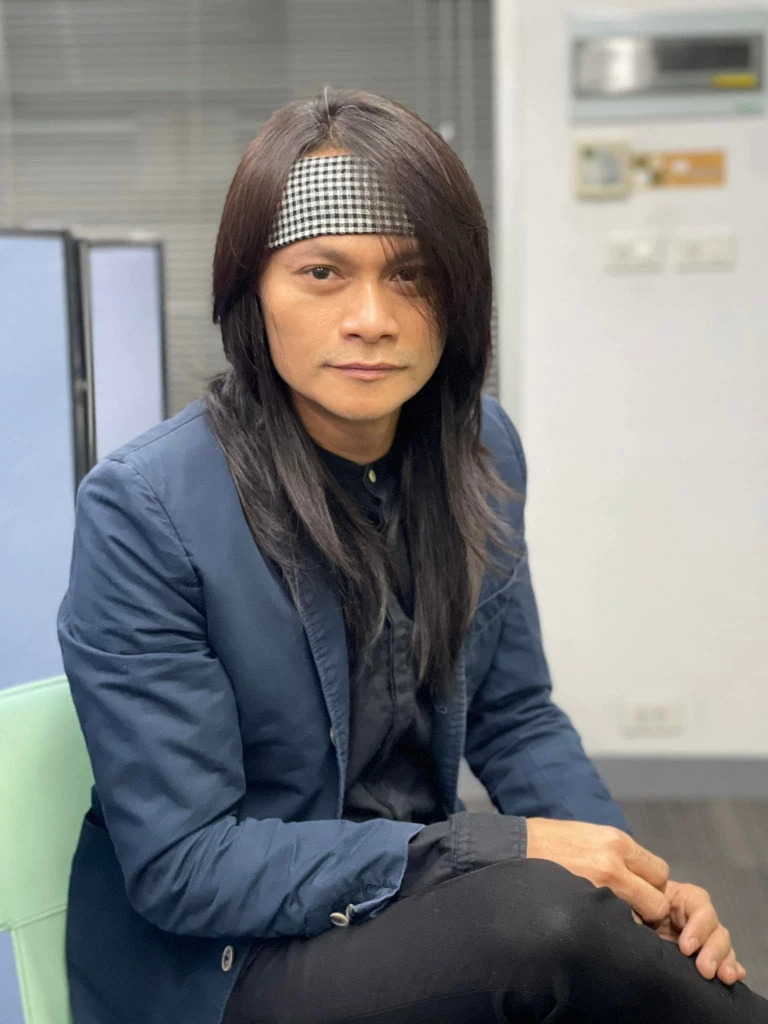
#> input picture images/peesaderd.jpg, 768 x 1024 px, found by its file name
$ python lab1-1-1.py
#> lines starting #> are read from the running program, lines starting #| are printed output that depends on the picture
import cv2
import matplotlib.pyplot as plt

# Read the image using OpenCV
image = cv2.imread(".images/peesaderd.jpg")
#> image is the input picture: shape (1024, 768, 3); mean B, G, R 127, 126.6, 125.8

# Extracting individual color channels
Xb = image[:, :, 0]  # Blue channel
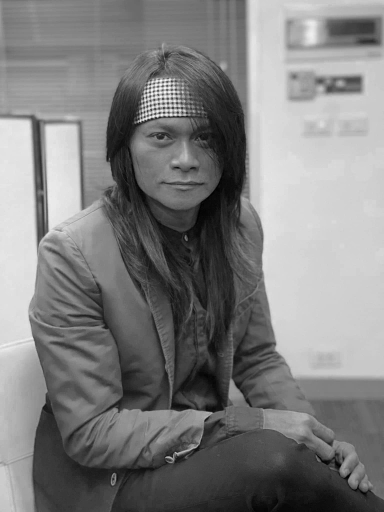
#> Xb: shape (1024, 768) (shown at 1/2 size); min 0, max 253, mean 127
Xg = image[:, :, 1]  # Green channel
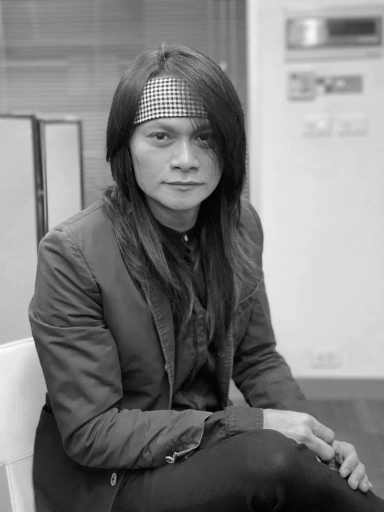
#> Xg: shape (1024, 768) (shown at 1/2 size); min 0, max 255, mean 126.6
Xr = image[:, :, 2]  # Red channel
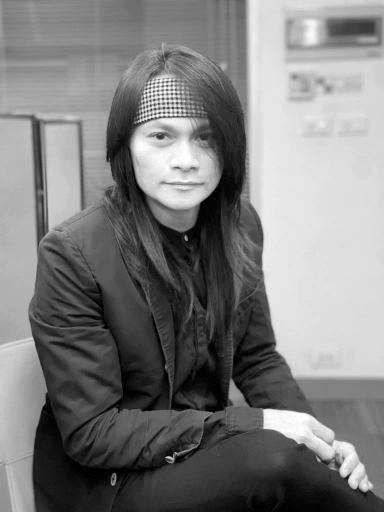
#> Xr: shape (1024, 768) (shown at 1/2 size); min 0, max 255, mean 125.8

W = image.copy()
W[:, :, 0] = Xr  # Set Blue channel to Red channel (Xr)
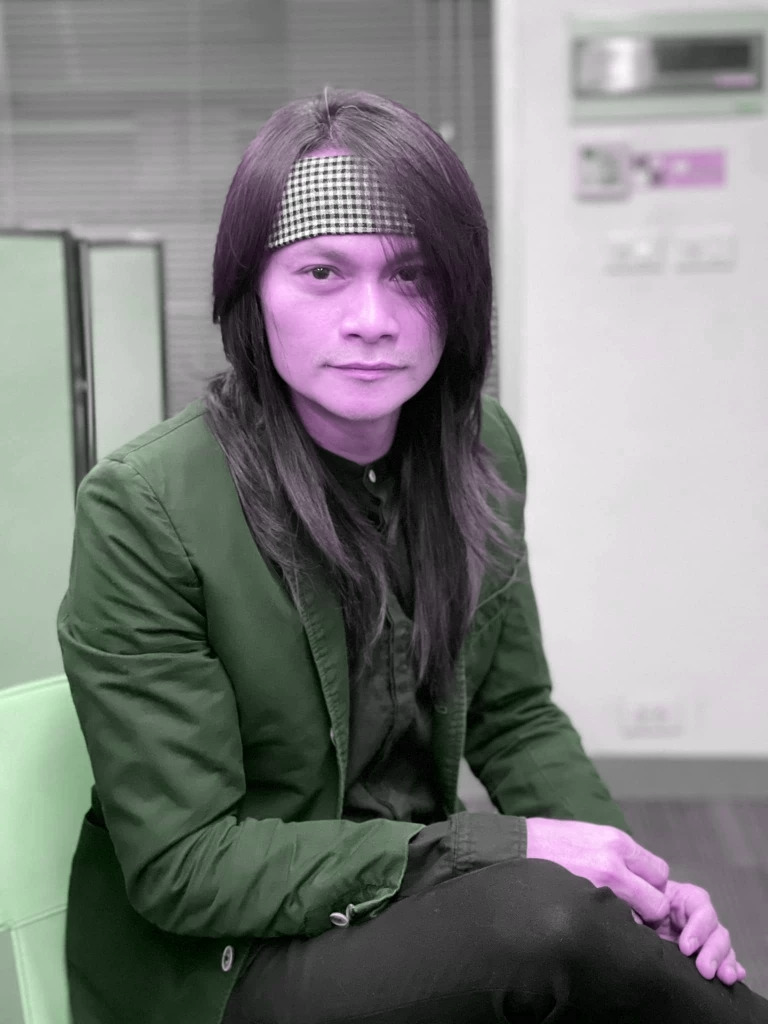
#> W: shape (1024, 768, 3); mean B, G, R 125.8, 126.6, 125.8
W[:, :, 1] = Xg  # Set Green channel to Green channel (Xg)
W[:, :, 2] = Xb  # Set Red channel to Blue channel (Xb)

# Create subplots to compare images
fig, axs = plt.subplots(2, 4, figsize=(6, 3))

axs[0,0].imshow(image)
axs[0,0].set_title("BGR",fontsize=8)
axs[0,0].axis("off")

axs[0,1].imshow(Xb,cmap='gray')
axs[0,1].set_title("B",fontsize=8)
axs[0,1].axis("off")

axs[0,2].imshow(Xg,cmap='gray')
axs[0,2].set_title("G",fontsize=8)
axs[0,2].axis("off")

axs[0,3].imshow(Xr,cmap='gray')
axs[0,3].set_title("R",fontsize=8)
axs[0,3].axis("off")

axs[1,0].imshow(W)
axs[1,0].set_title("RGB",fontsize=8)
axs[1,0].axis("off")

axs[1,1].imshow(W[:, :, 0],cmap='gray')
axs[1,1].set_title("R",fontsize=8)
axs[1,1].axis("off")

axs[1,2].imshow(W[:, :, 1],cmap='gray')
axs[1,2].set_title("G",fontsize=8)
axs[1,2].axis("off")

axs[1,3].imshow(W[:, :, 2],cmap='gray')
axs[1,3].set_title("B",fontsize=8)
axs[1,3].axis("off")

plt.show()

$ run again, with images/maithai.jpg copied over images/peesaderd.jpg
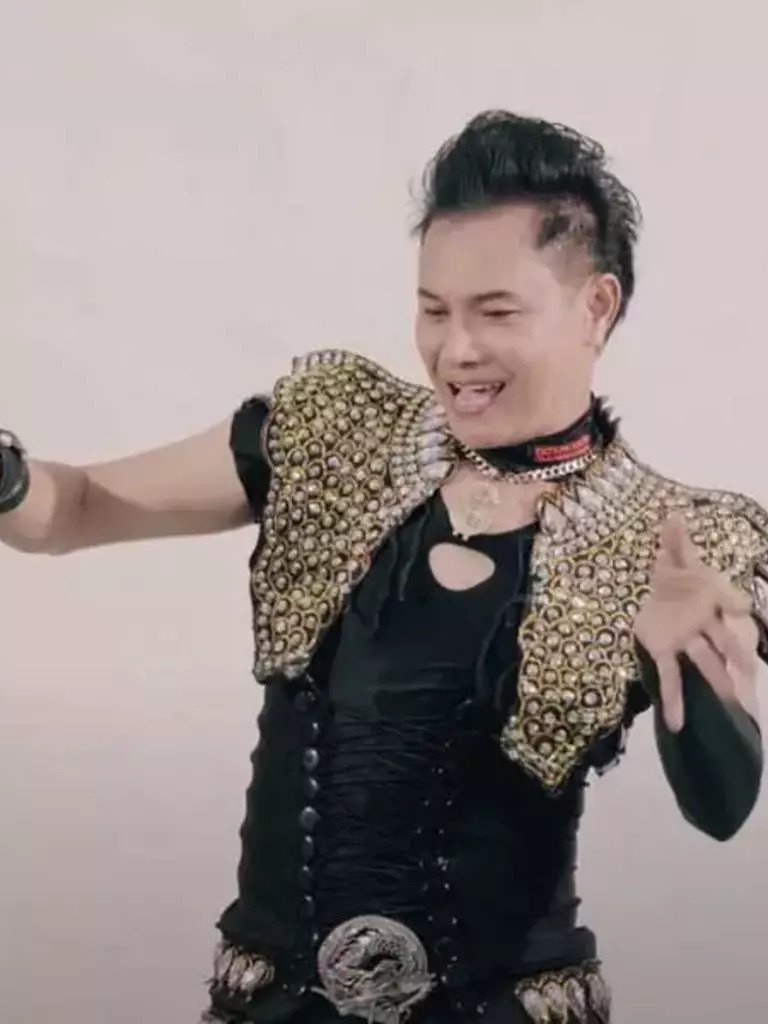
#> input picture images/maithai.jpg, 768 x 1024 px, found by its file name
#> image is the input picture: shape (1024, 768, 3); mean B, G, R 139.1, 141.1, 152.4
#> `Xr = image[:, :, 2]`:
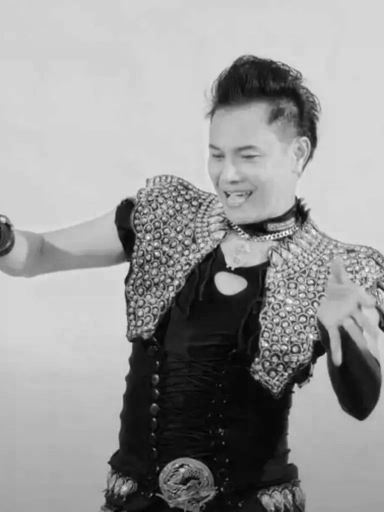
#> Xr: shape (1024, 768) (shown at 1/2 size); min 0, max 255, mean 152.4
#> `W[:, :, 0] = Xr`:
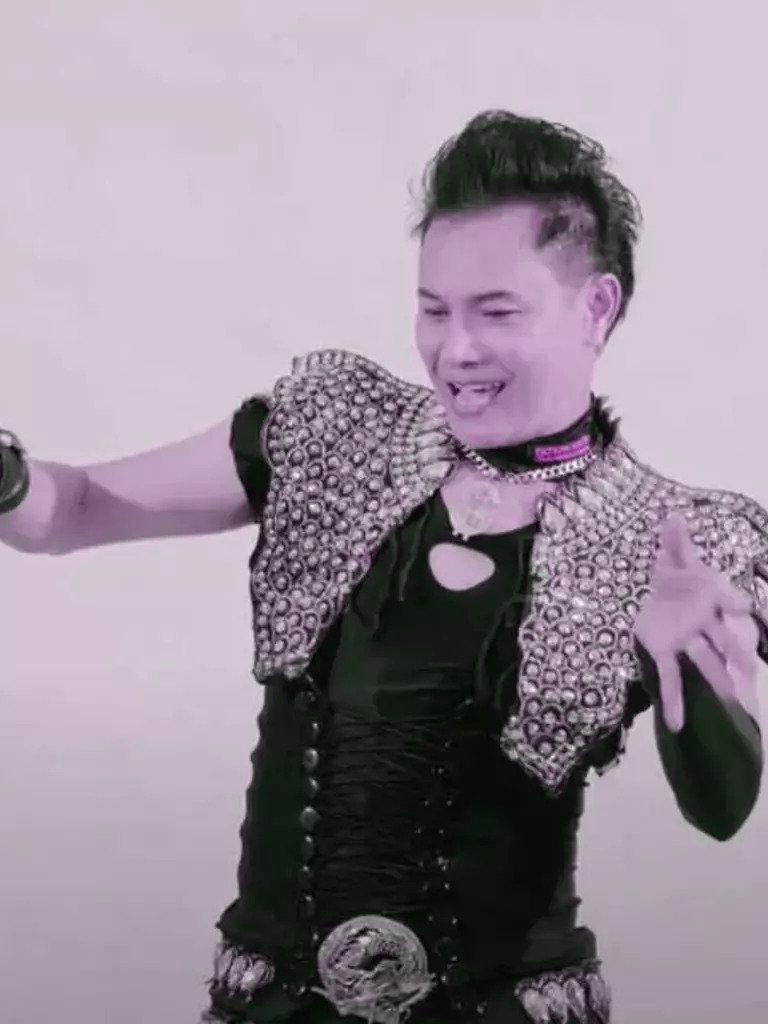
#> W: shape (1024, 768, 3); mean B, G, R 152.4, 141.1, 152.4

$ run again, with images/sun.jpg copied over images/peesaderd.jpg
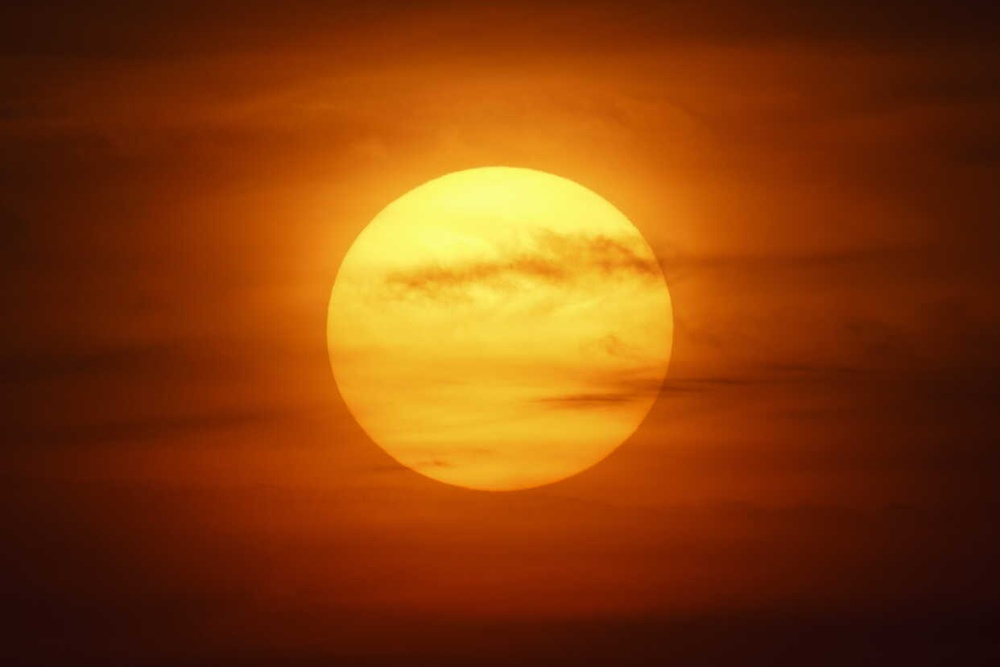
#> input picture images/sun.jpg, 1000 x 667 px, shrunk from 1242 x 828 before the run, found by its file name
#> image is the input picture: shape (667, 1000, 3); mean B, G, R 10.7, 61.7, 131.4
#> `Xr = image[:, :, 2]`:
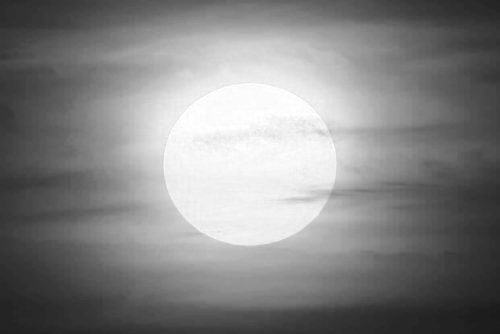
#> Xr: shape (667, 1000) (shown at 1/2 size); min 26, max 255, mean 131.4
#> `W[:, :, 0] = Xr`:
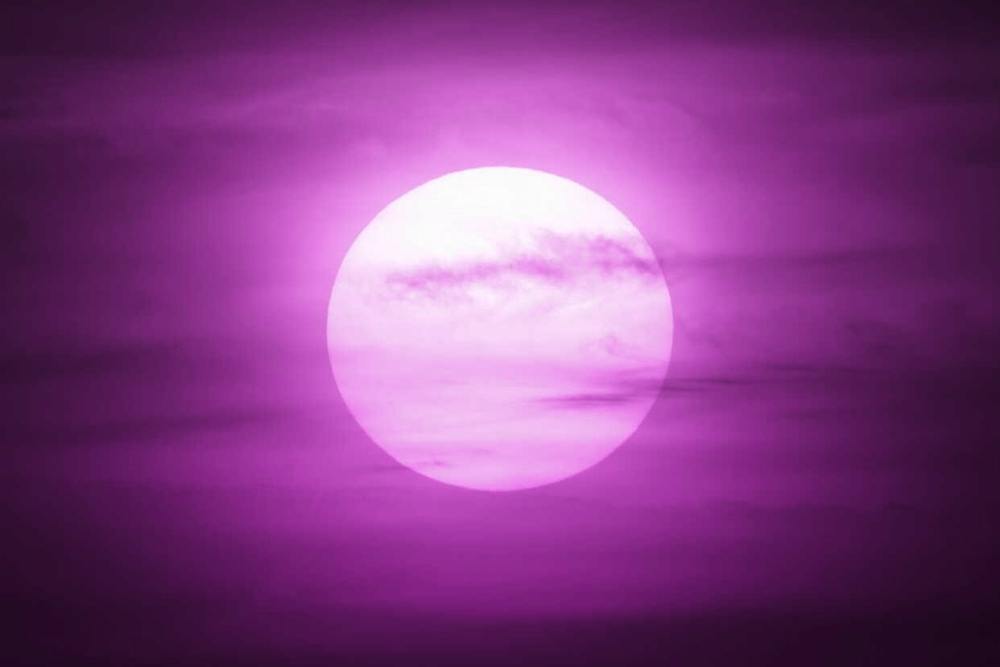
#> W: shape (667, 1000, 3); mean B, G, R 131.4, 61.7, 131.4
